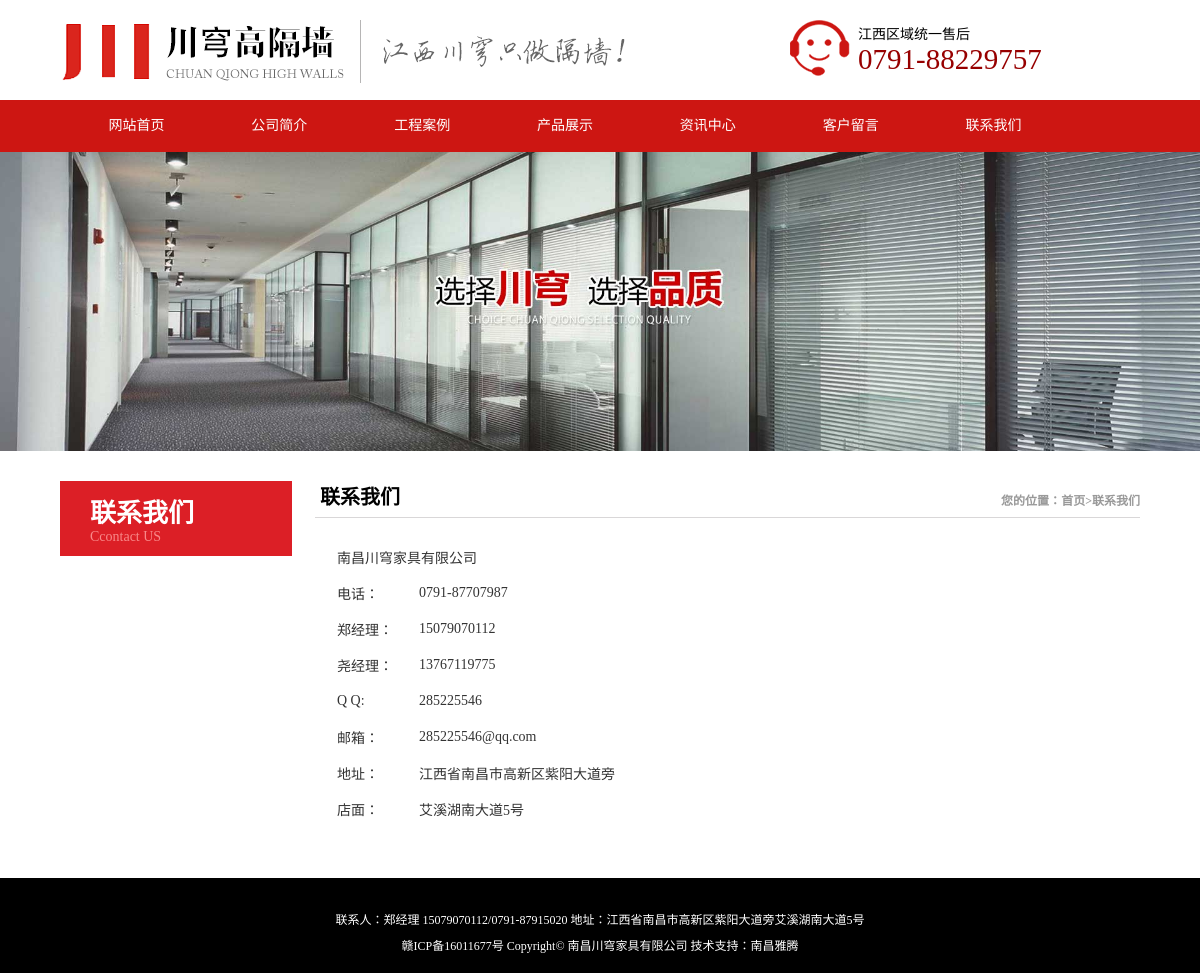
The page /contact.php on the database its author committed.
### tables this page shows
CREATE TABLE `system`  (
  `id` int(10) UNSIGNED NOT NULL AUTO_INCREMENT,
  `company` varchar(30) NULL DEFAULT NULL,
  `tel` varchar(15) NULL DEFAULT NULL,
  `zhen` varchar(15) NULL DEFAULT NULL,
  `yao` varchar(15) NULL DEFAULT NULL,
  `QQ` varchar(255) NULL DEFAULT NULL,
  `email` varchar(255) NULL DEFAULT NULL,
  `adder` varchar(255) NULL DEFAULT NULL,
  `shop` varchar(255) NULL DEFAULT NULL,
  `time` int(10) NULL DEFAULT NULL,
  PRIMARY KEY (`id`) USING BTREE
);

### admin/fun.php (called while the page is built, shortened)
<?php
    class Mysql {
        public $host = 'localhost';
        public $user = 'root';
        public $password = 'root';
        public $dbname = 'gaogeqiang';
        public $table;
        public function __construct($table) {
            $this->table =$table;
        }
        public function connectdb() {
            $dns = "mysql:host=$this->host;dbname=$this->dbname";
            $db = new PDO($dns,$this->user,$this->password); $db->exec("SET name 'UTF8'");
            return $db;
        }
        public function selectAll() {
            $db = $this->connectdb($this->table);
            $sql = "select * from $this->table order by id asc";
            $query = $db->query($sql);
            $query->setFetchMode(PDO::FETCH_ASSOC);
            $result = $query->fetchAll();
            return $result;
        }
    }
?>

### contact.php (the view, shortened to what this page needs)
<!DOCTYPE html>
<html lang="en">
	<head>
		<link rel="stylesheet" href="./index.css" />
	</head>
	<body>
		<?php
			 $contactus = new Mysql('system');
			 $result = $contactus->selectAll()[0];
		?>
		<header class="header-top">
			<div class="logo">
				<a href="./index.php"></a>
			</div>
			<div class="tel">
				<p>江西区域统一售后</p>
				<p>0791-88229757</p>
			</div>
        </header>
		<nav>
		<div class="nav-middle">
			<li><a href="index.php">网站首页</a></li>
			<li onmouseover="show(this)" onmouseleave="hide(this)">
				<a href="aboutus.php">公司简介</a>
			<li onmouseover="show(this)" onmouseleave="hide(this)">
				<a href="cases.php">工程案例</a>
			</li>
			<li onmouseover="show(this)" onmouseleave="hide(this)">
				<a href="product.php">产品展示</a>
			<li onmouseover="show(this)" onmouseleave="hide(this)">
				<a href="news.php">资讯中心</a>
			</li>
			<li><a href="message.php">客户留言</a></li>
			<li><a href="contact.php">联系我们</a></li>
		</div>
		<div class="slideshow">
			<ul>
				<li><img src="./img/slide01.jpg" alt="" /></li>
			</ul>
		</div>
	</nav>
        <div id="public-main" class="clearfix">
            <div class="public-left">
                <a href="javascript:;" class="toptitle">
                    <h1>联系我们</h1>
                    <span>Ccontact US</span>
                </a>
            </div>
            <div class="public-right">
                <h2 class="righttitle">
                    联系我们
                    <span>您的位置：<a href="index.php">首页</a>><a href="javascript:;">联系我们</a></span>
                </h2>
                <div class="contact">
                    <table>
                        <tr>
                            <td colspan="2"><?php echo $result['company'] ?></td>
                        </tr>
                        <tr>
                            <td>电话：</td>
                            <td><?php echo $result['tel'] ?></td>
                        </tr>
                        <tr>
                            <td>郑经理：</td>
                            <td><?php echo $result['zhen'] ?></td>
                        </tr>
                        <tr>
                            <td>尧经理：</td>
                            <td><?php echo $result['yao'] ?></td>
                        </tr>
                        <tr>
                            <td>Q Q:</td>
                            <td><?php echo $result['QQ'] ?></td>
                        </tr>
                        <tr>
                            <td>邮箱：</td>
                            <td><?php echo $result['email'] ?></td>
                        </tr>
                        <tr>
                            <td>地址：</td>
                            <td><?php echo $result['adder'] ?></td>
                        </tr>
                        <tr>
                            <td>店面：</td>
                            <td><?php echo $result['shop'] ?></td>
                        </tr>
                    </table>
                </div>
            </div>
        </div>
		<footer>
			<div class="footer-middle">
				<p>
					联系人：郑经理 15079070112/0791-87915020
					地址：江西省南昌市高新区紫阳大道旁艾溪湖南大道5号
				</p>
				<p>
					赣ICP备16011677号 Copyright© 南昌川穹家具有限公司 技术支持：南昌雅腾
				</p>
			</div>
        </footer>
	</body>
</html>

### index.css (style rules this page uses)
* { padding: 0; margin: 0; }
a { text-decoration: none; color: #000000; }
li { list-style: none; }
body { font-size: 14px; font-family: "微软雅黑"; }
.clearfix:after { content: ""; display: block; height: 0; visibility: hidden; clear: both; }
.clearfix { zoom: 1; }
.header-top { width: 1080px; height: 100px; margin: 0 auto; background-color: #ffffff; }
.header-top .logo { float: left; height: 100%; }
.header-top .logo a { display: block; width: 574px; height: 100%; background: url("img/logo.png") no-repeat 0 20px; }
.header-top .tel { float: right; display: block; width: 282px; height: 57px; padding-left: 72px; padding-top: 7px; margin-top: 16px; background: url("img/tel-logo.png") no-repeat; }
.header-top .tel p:last-child { font-size: 29px; color: #970000; }
nav { width: 100%; background-color: #cd1612; margin-bottom: 30px; }
nav .nav-middle { width: 1000px; height: 52px; line-height: 52px; margin: 0 auto; display: flex; padding-right: 70px; }
nav .nav-middle li { flex: 1; text-align: center; position: relative; }
nav .nav-middle li a { display: block; height: 100%; width: 100%; color: #ffffff; }
nav .slideshow ul { width: 100%; }
nav .slideshow ul img { display: block; width: 100%; }
footer { width: 100%; height: 95px; background-color: #000000; padding-top: 32px; margin-top: 30px; box-sizing: border-box; }
footer .footer-middle { text-align: center; font-size: 12px; color: #ffffff; }
footer .footer-middle p:last-child { padding-top: 8px; }
#public-main { width: 1080px ; margin: 0 auto; }
#public-main .public-left { float: left; width: 232px; margin-right: 23px; }
#public-main .public-left .toptitle { display: block; box-sizing: border-box; width: 100%; height: 75px; padding: 11px 0 0 30px; background-color: #dc1f26; }
#public-main .public-left .toptitle h1 { font-size: 26px; color: #ffffff; }
#public-main .public-left .toptitle span { font-size: 14px; color: #f88888; }
#public-main .public-right { float: left; width: 825px; }
#public-main .public-right .righttitle { font-size: 20px; color: #000000; font-weight: 700; padding-left: 5px; padding-bottom: 7px; border-bottom: 1px solid #d9d7d8; }
#public-main .public-right .righttitle span { float: right; font-size: 12px; color: #999999; padding-top: 10px; }
#public-main .public-right .righttitle span a { color: #999999; }
#public-main .public-right .contact { padding: 20px; font-size: 14px; color: #333; }
#public-main .public-right .contact table tr td { box-sizing: border-box; height: 34px; }
#public-main .public-right .contact table tr td:first-child { width: 80px; }

### rows shown on the page
system: company "南昌川穹家具有限公司", tel "0791-87707987", zhen "15079070112", yao "13767119775", QQ "285225546", email "285225546@qq.com", adder "江西省南昌市高新区紫阳大道旁", shop "艾溪湖南大道5号"
